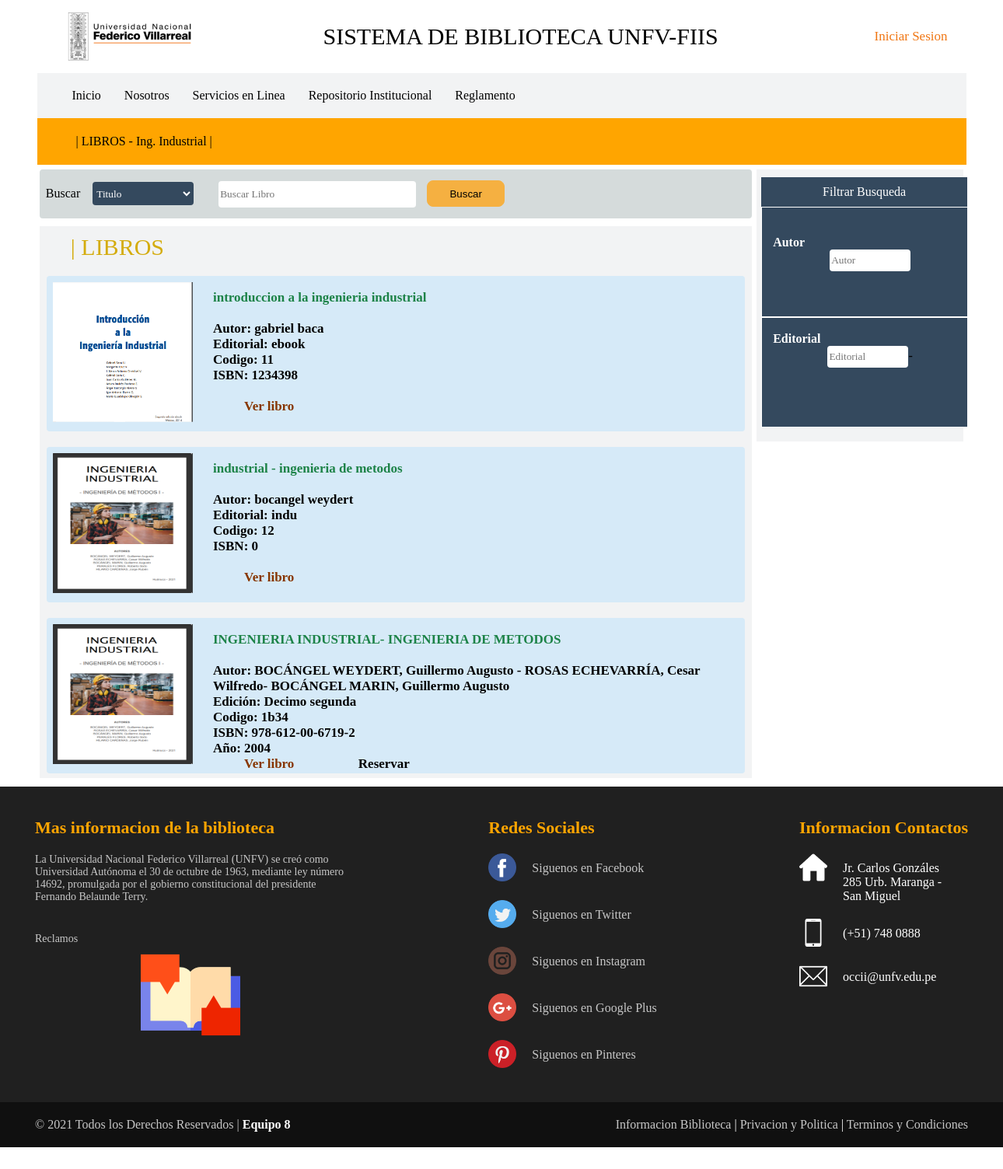
/libros/libros-industrial.php, run on the app's committed database.
### tables this page shows
CREATE TABLE `libro` (
  `ID_LIBRO` int(4) NOT NULL,
  `Titulo` varchar(100) NOT NULL,
  `ID_AUTOR` int(4) NOT NULL,
  `ID_AREA` int(4) NOT NULL,
  `ID_EDITORIAL` int(4) NOT NULL,
  `Ubicacion` varchar(20) NOT NULL,
  `Stock` int(4) NOT NULL,
  `Portada` varchar(100) NOT NULL,
  `ISBN` int(10) NOT NULL,
  `Link` varchar(200) NOT NULL
);

CREATE TABLE `autor` (
  `ID_AUTOR` int(4) NOT NULL,
  `Nombre` varchar(100) NOT NULL
);

CREATE TABLE `editorial` (
  `ID_EDITORIAL` int(4) NOT NULL,
  `NombreEdi` varchar(50) NOT NULL
);

### libros/libros-industrial.php (the view, shortened to what this page needs)
<?php
include("../conexion/conexion.php");
?>
<!DOCTYPE html>
<html>
<head>
 <link rel="stylesheet" href="../css/estilos.css">
 <link rel="stylesheet" href="../css/catalogo.css">
 <link rel="stylesheet" href="../css/libros-sistema.css">
 <link rel="stylesheet" href="../css/recomendado.css">
 <link rel="stylesheet" href="../css/estilos-footer.css">
 </head>
 <body>
 <header>
   <div class="div-header">
     <img class="icono" src="../imagenes/logo.png" alt="logo"/>
     <p>SISTEMA DE BIBLIOTECA UNFV-FIIS</p>
     <div class="sesion">
       <ul>
         <li><?php if(isset($texto)){
			   echo "<html>";
			   echo "<a class='boton' href='../login/salir.php' >Cerrar Sesion</a>";
			   echo "</html>";
		      }else{
				  echo "<html>";
				  echo "<a class='boton' href='../login/menuregistro.php' >Iniciar Sesion</a>";
				  echo "</html>";
			  }  ?></li>
       </ul>
     </div>
   </div>
   <div class="div-header menu">
   <nav class="navbar">
       <div class="enlaces">
	     <ul class="nav">
		    <li><a href="../index.php">Inicio</a></li>
			<li><a href="">Nosotros</a>
				</li>
			<li><a href="">Servicios en Linea</a>
				</li>
			<li><a href="../recursos/repositorio.php">Repositorio Institucional</a></li>
			<li><a href="http://biblioteca.unfv.edu.pe/opac-tmpl/bootstrap/images/REGLAMENTO%20DEL%20SISTEMA%20DE%20BIBLIOTECAS%20UNFV..pdf" target="_blank">Reglamento</a></li>
		 <li><?php if(isset($texto)){
			   echo "<html>";
			   echo "<a class='boton' href='../recursos/reservar.php' >Reserva</a>";
			   echo "</html>";
		      }else{
				  echo "<html>";
				  echo "</html>";
			  } ?></li>
		 </ul>
	   </div>
   </nav>
   </div>
  <div class="div-header letra">
      <p>|  LIBROS - Ing. Industrial  |</p>
   </div>
</header>
<div class="abc">
 <aside class="repertorio">
  <div class="aside-titulo">
    <p>Filtrar Busqueda</p>
  </div>
  <div class="aside-contenedor">
      <div class="aside-filtros">
		  <p><b>Autor</b></p>
		  <input id="buscador" type="text" name="tema"  placeholder="Autor"/>
      </div>
      <div class="aside-filtros">
	 </br><p><b>Editorial</b></p>
		  <input type="text" id="buscador" name="año1"  placeholder="Editorial"/>-
      </div>
  </div>
</aside>
<section class="contenedor">
 <div class="contenedor1">
   <div>
      Buscar
   </div>
   <div>
     <select name="seleccione">
       <option>Titulo</option>
     </select>
   </div>
    <div class="barratext">
       <form action="#" method="post" >
         <input type="text" name="buscador" id="buscador" placeholder="Buscar Libro"/>
         <input class="bus" type="submit" value="Buscar"/>
	  </form>
   </div>
</div>
<div class="recomendado">
  <p>| LIBROS</p>
  <?php
   if(isset($_POST['buscador'])==null){
  $consulta= "SELECT * FROM libro
			LEFT JOIN autor ON libro.ID_AUTOR=autor.ID_AUTOR
			LEFT JOIN area ON libro.ID_AREA=area.ID_AREA
			LEFT JOIN editorial ON libro.ID_EDITORIAL=editorial.ID_EDITORIAL
			WHERE libro.ID_AREA=8";
            $resultado= mysqli_query($conexion,$consulta);
			    while($row=mysqli_fetch_array($resultado)){
  ?>
  <ul id="listaArticulos">
  <li class="articulo">
  <div align="left" class="libro">
      <div class="libro-imagen">
	      <?php echo "<img class='port' src=".$row['Portada']. "alt='libro' />"?>
      </div>
	  <div class="libro-detalles">
	      <h4><?php echo $row['Titulo']?></h4></br>
          <p><b>Autor:</b> <?php echo $row['Nombre']?></p>
          <p><b>Editorial:</b> <?php echo $row['NombreEdi']?></p>
	      <p><b>Codigo:</b> <?php echo $row['ID_LIBRO']?></p>
		  <p><b>ISBN:</b> <?php echo $row['ISBN']?></p>
	      <?php echo "<a  href=".$row['Link']. "target='_blank'><font color=#873600 >Ver libro</font></a>"?>&nbsp;&nbsp;&nbsp;&nbsp;&nbsp;&nbsp;&nbsp;&nbsp;&nbsp;
	  </div>
  </div>
  </li>
  </ul>
  <?php }}else{ include("../administrador/buscarLibro.php");
			  if(isset($resultado2)!=null){
			  while($row=mysqli_fetch_array($resultado2)){?>
  <ul id="listaArticulos">
  <li class="articulo">
  <div align="left" class="libro">
      <div class="libro-imagen">
	      <?php echo "<img class='port' src=".$row['Portada']. "alt='libro' />"?>
      </div>
	  <div class="libro-detalles">
	      <h4><?php echo $row['Titulo']?></h4></br>
          <p><b>Autor:</b> <?php echo $row['Nombre']?></p>
          <p><b>Editorial:</b> <?php echo $row['NombreEdi']?></p>
	      <p><b>Codigo:</b> <?php echo $row['ID_LIBRO']?></p>
		  <p><b>ISBN:</b> <?php echo $row['ISBN']?></p>
		  </br>
	      <?php echo "<a  href=".$row['Link']. "target='_blank'><font color=#873600 >Ver libro</font></a>"?>&nbsp;&nbsp;&nbsp;&nbsp;&nbsp;&nbsp;&nbsp;&nbsp;&nbsp;
	      <a href="../recursos/reservar.php" target="_self">Reservar</a></br></br></br>
	  </div>
  </div>
  </li>
  </ul>
  <?php }}else{echo "<h3>No se han encontrado registro de la busqueda</h3>";}}?>
  <ul id="listaArticulos">
  <li class="articulo">
    <div align="left" class="libro">
      <div class="libro-imagen">
	      <img src="../imagenes/libro-industrial2.png" alt="estadistica"/>
      </div>
	  <div class="libro-detalles">
	      <h4>INGENIERIA INDUSTRIAL- INGENIERIA DE METODOS</h4></br>
          <p><b>Autor:</b> BOCÁNGEL WEYDERT, Guillermo Augusto - ROSAS ECHEVARRÍA, Cesar Wilfredo- BOCÁNGEL MARIN, Guillermo Augusto</p>
          <p><b>Edición:</b> Decimo segunda </p>
	      <p><b>Codigo:</b> 1b34</p>
		  <p><b>ISBN:</b> 978-612-00-6719-2</p>
		  <p><b>Año:</b> 2004</p>
	      <a href="https://www.unheval.edu.pe/portal/wp-content/uploads/2021/09/LIBRO-INGENIERIA-DE-METODOS-I.pdf" target="_blank"><font color=#873600 >Ver libro</font></a>&nbsp;&nbsp;&nbsp;&nbsp;&nbsp;&nbsp;&nbsp;&nbsp;&nbsp;
	      <a href="../recursos/reservar.php" target="_self">Reservar</a></br></br></br>
	  </div>
  </div>
  </li>
  </ul>
</div>
 </section>
</div>
<footer>
       <?php include "../footer/footer.php"; ?>
    </footer>
</body>
</html>

### css/estilos.css (style rules this page uses)
* { margin: 0; padding: 0; }
.div-header { padding-top:10px; padding-bottom:10px; padding-right:4px; padding-left:30px; width:90%; margin:auto; overflow: hidden; justify-content: space-between; display:flex; align-items: center; }
p { font-family:Century Gothic; }
.div-header p { padding:20px; font-size:30px; font-family:Century Gothic; }
ul li a { padding-left:40px; }
.sesion a { color:#f07613; font-size:17px; }
.sesion ul { list-style:none; padding:20px; }
a { text-decoration:none; color:black; }
.menu { background-color: #F2F3F4; }
.menu ul { list-style:none; }
.nav li a { background-color: #F2F3F4; padding:10px 15px; display: block; }
.nav > li { float:left; }
.letra { background-color: orange; padding-top:1px; padding-bottom:1px; }
.letra p { font-size:16px; font-family:Century Gothic; }

### css/catalogo.css (style rules this page uses)
* { margin: 0; padding: 0; }
.abc { width:96%; height:800px; margin-top:0px; padding-left:50px; margin:auto; }
.contenedor { float:left; width:74%; margin-top:6px; }
.contenedor1 { padding-top:6px; padding-bottom:6px; width:100%; overflow: hidden; background-color:#D5DBDB; display:flex; align-items: center; font-family:Century Gothic; border-radius:4px; }
.contenedor1 div { margin:8px; }
.contenedor1 select { width:130px; min-height:30px; font-family:Century Gothic; border-radius:4px; background:#34495E; border-color:transparent; color:white; }
.contenedor1 option { background-color:#34495E; }
.barratext input[type=text] { width:250px; height:30px; border-radius:4px; font-family:Century Gothic; border-color:transparent; }
.recomendado { width:100%; height:700px; margin-top:10px; background-color: #F2F3F4; display:block; padding-top:10px; }
.recomendado>p { font-size:30px; margin-left:40px; margin-bottom:8px; color:#D4AC0D; }
.recomendado h4 { color:#1D8348; }
.libro { width:98%; height:200px; background-color: #D6EAF8; margin:auto; border-radius:4px; display:flex; margin-top:10px; }
.libro-imagen { width:180px; height:180px; margin:8px; }
.libro-imagen img { width:180px; height:180px; }
.libro-detalles { width:720px; height:170px; margin:8px; padding-top:10px; padding-left:10px; }
.repertorio { margin-right:50px; margin-top:6px; width:21%; height:330px; padding-top:10px; padding-bottom:10px; padding-left:6px; background-color:#F2F3F4; float:right; position:sticky; top:0; }
.aside-contenedor div { height:140px; width:264px; border-style:solid; border-color:white; border-width:1px; background:#34495E; text-align: center; align-items:center; }
.aside-titulo { width:265px; background-color:#34495E; padding-top:10px; padding-bottom:10px; }
.aside-titulo p { text-align:center; color:white; }
#listaArticulos { font-size: 17px; margin-top: 20px; list-style: none; font-weight: 600; text-align: center; }

### css/libros-sistema.css (style rules this page uses)
.contenedor1 { padding-top:6px; padding-bottom:6px; width:100%; overflow: hidden; background-color:#D5DBDB; display:flex; align-items: center; font-family:Century Gothic; border-radius:4px; }
.contenedor1 div { margin:8px; }
.contenedor1 select { width:130px; min-height:30px; font-family:Century Gothic; border-radius:4px; background:#34495E; border-color:transparent; color:white; }
.contenedor1 option { background-color:#34495E; }
.aside-contenedor div { width:250px; padding-left:14px; }
.aside-filtros p { font-family:Century Gothic; color:white; text-align:left; }
.aside-filtros input[type=text] { width:100px; height:24px; border-radius:4px; font-family:Century Gothic; border-color:transparent; }

### css/recomendado.css (style rules this page uses)
.recomendado { width:100%; height:700px; margin-top:10px; background-color: #F2F3F4; display:block; padding-top:10px; overflow: scroll; }
.bus { width:100px; height:34px; border-radius:8px; border: 1px solid #F5B041; background:#F5B041; margin-left:10px; }

### css/estilos-footer.css (style rules this page uses)
* { margin: 0; padding: 0; }
footer { width: 100%; background: #202020; color: white; align-self:flex-end; }

### data on the page
libro: shows a picture, Titulo "introduccion a la ingenieria industrial", ID_AUTOR.Nombre "gabriel baca", ID_EDITORIAL.NombreEdi "ebook", ID_LIBRO "11", ISBN "1234398"
libro: shows a picture, Titulo "industrial - ingenieria de metodos", ID_AUTOR.Nombre "bocangel weydert", ID_EDITORIAL.NombreEdi "indu", ID_LIBRO "12", ISBN "0"
